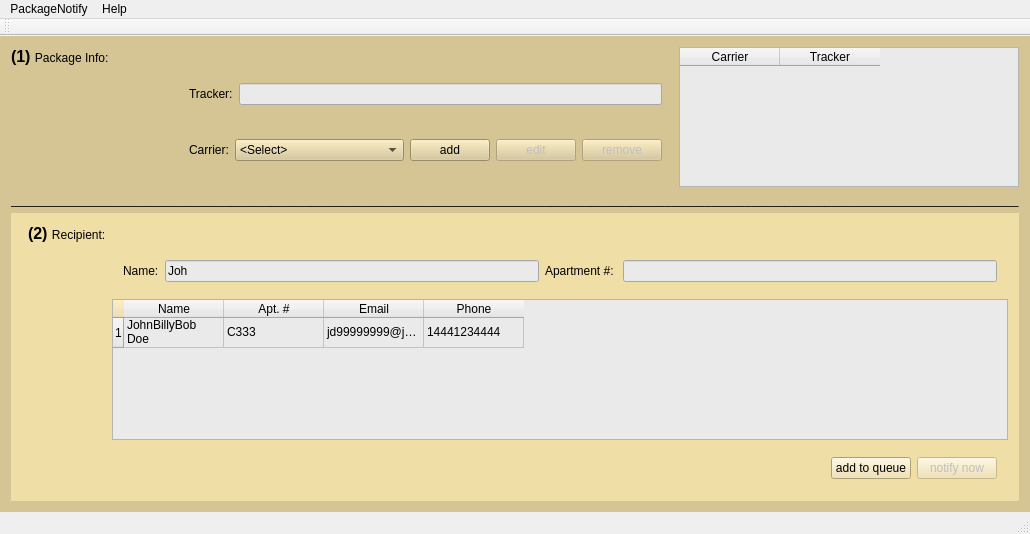
<?xml version="1.0" encoding="UTF-8"?>
<ui version="4.0">
 <class>MainWindow</class>
 <widget class="QMainWindow" name="MainWindow">
  <property name="geometry">
   <rect>
    <x>0</x>
    <y>0</y>
    <width>934</width>
    <height>534</height>
   </rect>
  </property>
  <property name="windowTitle">
   <string>Package Manager</string>
  </property>
  <property name="windowIcon">
   <iconset resource="Imgs.qrc">
    <normaloff>:/images/img/logo/icon.png</normaloff>:/images/img/logo/icon.png</iconset>
  </property>
  <widget class="QWidget" name="centralWidget">
   <property name="styleSheet">
    <string notr="true">background:rgb(213, 197, 148)</string>
   </property>
   <layout class="QGridLayout" name="gridLayout">
    <item row="4" column="2">
     <spacer name="verticalSpacer">
      <property name="orientation">
       <enum>Qt::Vertical</enum>
      </property>
      <property name="sizeHint" stdset="0">
       <size>
        <width>20</width>
        <height>40</height>
       </size>
      </property>
     </spacer>
    </item>
    <item row="5" column="0" colspan="5">
     <widget class="QLabel" name="label_7">
      <property name="text">
       <string>_______________________________________________________________________________________________________________________________________________________</string>
      </property>
     </widget>
    </item>
    <item row="3" column="1" colspan="3">
     <widget class="QWidget" name="widget" native="true">
      <layout class="QHBoxLayout" name="horizontalLayout" stretch="0,1,0,0,0">
       <item>
        <widget class="QLabel" name="label_3">
         <property name="text">
          <string>Carrier:</string>
         </property>
        </widget>
       </item>
       <item>
        <widget class="QComboBox" name="comboBox">
         <item>
          <property name="text">
           <string>&lt;Select&gt;</string>
          </property>
         </item>
        </widget>
       </item>
       <item>
        <widget class="QPushButton" name="pushButton">
         <property name="text">
          <string>add</string>
         </property>
        </widget>
       </item>
       <item>
        <widget class="QPushButton" name="pushButton_2">
         <property name="enabled">
          <bool>false</bool>
         </property>
         <property name="text">
          <string>edit</string>
         </property>
        </widget>
       </item>
       <item>
        <widget class="QPushButton" name="pushButton_3">
         <property name="enabled">
          <bool>false</bool>
         </property>
         <property name="text">
          <string>remove</string>
         </property>
        </widget>
       </item>
      </layout>
     </widget>
    </item>
    <item row="0" column="0">
     <widget class="QLabel" name="label">
      <property name="text">
       <string>&lt;html&gt;&lt;head/&gt;&lt;body&gt;&lt;p&gt;&lt;span style=&quot; font-size:12pt; font-weight:600;&quot;&gt;(1)   &lt;/span&gt;Package Info:&lt;/p&gt;&lt;/body&gt;&lt;/html&gt;</string>
      </property>
     </widget>
    </item>
    <item row="0" column="4" rowspan="5">
     <widget class="QTableWidget" name="tableWidget">
      <property name="maximumSize">
       <size>
        <width>340</width>
        <height>16777215</height>
       </size>
      </property>
      <property name="styleSheet">
       <string notr="true">background:rgb(234, 234, 234)</string>
      </property>
      <property name="dragDropOverwriteMode">
       <bool>false</bool>
      </property>
      <column>
       <property name="text">
        <string>Carrier</string>
       </property>
      </column>
      <column>
       <property name="text">
        <string>Tracker</string>
       </property>
      </column>
     </widget>
    </item>
    <item row="1" column="1" colspan="3">
     <widget class="QWidget" name="widget_4" native="true">
      <layout class="QHBoxLayout" name="horizontalLayout_4">
       <item>
        <widget class="QLabel" name="label_2">
         <property name="text">
          <string>Tracker:</string>
         </property>
        </widget>
       </item>
       <item>
        <widget class="QLineEdit" name="lineEdit">
         <property name="styleSheet">
          <string notr="true">background:rgb(234, 234, 234)</string>
         </property>
        </widget>
       </item>
      </layout>
     </widget>
    </item>
    <item row="7" column="0" colspan="5">
     <widget class="QWidget" name="widget_5" native="true">
      <property name="styleSheet">
       <string notr="true">background:rgb(240, 222, 167)</string>
      </property>
      <layout class="QGridLayout" name="gridLayout_2">
       <item row="3" column="0" colspan="3">
        <widget class="QWidget" name="widget_3" native="true">
         <layout class="QHBoxLayout" name="horizontalLayout_3">
          <item>
           <spacer name="horizontalSpacer">
            <property name="orientation">
             <enum>Qt::Horizontal</enum>
            </property>
            <property name="sizeHint" stdset="0">
             <size>
              <width>40</width>
              <height>20</height>
             </size>
            </property>
           </spacer>
          </item>
          <item>
           <widget class="QPushButton" name="pushButton_5">
            <property name="enabled">
             <bool>true</bool>
            </property>
            <property name="text">
             <string>add to queue</string>
            </property>
           </widget>
          </item>
          <item>
           <widget class="QPushButton" name="pushButton_4">
            <property name="enabled">
             <bool>false</bool>
            </property>
            <property name="text">
             <string>notify now</string>
            </property>
           </widget>
          </item>
         </layout>
        </widget>
       </item>
       <item row="1" column="2">
        <widget class="QWidget" name="widget_2" native="true">
         <layout class="QHBoxLayout" name="horizontalLayout_2">
          <item>
           <widget class="QLabel" name="label_4">
            <property name="text">
             <string>Name:</string>
            </property>
           </widget>
          </item>
          <item>
           <widget class="QLineEdit" name="lineEdit_2">
            <property name="styleSheet">
             <string notr="true">background:rgb(234, 234, 234)</string>
            </property>
            <property name="text">
             <string>Joh</string>
            </property>
           </widget>
          </item>
          <item>
           <widget class="QLabel" name="label_5">
            <property name="text">
             <string>Apartment #: </string>
            </property>
           </widget>
          </item>
          <item>
           <widget class="QLineEdit" name="lineEdit_3">
            <property name="styleSheet">
             <string notr="true">background:rgb(234, 234, 234)</string>
            </property>
           </widget>
          </item>
         </layout>
        </widget>
       </item>
       <item row="0" column="1">
        <widget class="QLabel" name="label_6">
         <property name="text">
          <string>&lt;html&gt;&lt;head/&gt;&lt;body&gt;&lt;p&gt;&lt;span style=&quot; font-size:12pt; font-weight:600;&quot;&gt;(2)   &lt;/span&gt;Recipient:&lt;/p&gt;&lt;/body&gt;&lt;/html&gt;</string>
         </property>
        </widget>
       </item>
       <item row="2" column="2">
        <widget class="QTableWidget" name="tableWidget_2">
         <property name="styleSheet">
          <string notr="true">background:rgb(234, 234, 234)</string>
         </property>
         <row>
          <property name="text">
           <string>1</string>
          </property>
         </row>
         <column>
          <property name="text">
           <string>Name</string>
          </property>
         </column>
         <column>
          <property name="text">
           <string>Apt. #</string>
          </property>
         </column>
         <column>
          <property name="text">
           <string>Email</string>
          </property>
         </column>
         <column>
          <property name="text">
           <string>Phone</string>
          </property>
         </column>
         <item row="0" column="0">
          <property name="text">
           <string>JohnBillyBob Doe</string>
          </property>
         </item>
         <item row="0" column="1">
          <property name="text">
           <string>C333</string>
          </property>
         </item>
         <item row="0" column="2">
          <property name="text">
           <string>jd99999999@jdemail.com</string>
          </property>
         </item>
         <item row="0" column="3">
          <property name="text">
           <string>14441234444</string>
          </property>
         </item>
        </widget>
       </item>
      </layout>
     </widget>
    </item>
   </layout>
  </widget>
  <widget class="QMenuBar" name="menuBar">
   <property name="geometry">
    <rect>
     <x>0</x>
     <y>0</y>
     <width>934</width>
     <height>27</height>
    </rect>
   </property>
   <widget class="QMenu" name="menuPackageNotify">
    <property name="title">
     <string>PackageNotify</string>
    </property>
    <addaction name="actionOpen_queue"/>
   </widget>
   <widget class="QMenu" name="menuHelp">
    <property name="title">
     <string>Help</string>
    </property>
    <addaction name="actionAbout"/>
    <addaction name="actionSetup"/>
   </widget>
   <addaction name="menuPackageNotify"/>
   <addaction name="menuHelp"/>
  </widget>
  <widget class="QToolBar" name="mainToolBar">
   <attribute name="toolBarArea">
    <enum>TopToolBarArea</enum>
   </attribute>
   <attribute name="toolBarBreak">
    <bool>false</bool>
   </attribute>
  </widget>
  <widget class="QStatusBar" name="statusBar"/>
  <action name="actionOpen_queue">
   <property name="text">
    <string>Open queue manager</string>
   </property>
  </action>
  <action name="actionAbout">
   <property name="text">
    <string>About</string>
   </property>
  </action>
  <action name="actionSetup">
   <property name="text">
    <string>Setup</string>
   </property>
  </action>
 </widget>
 <layoutdefault spacing="6" margin="11"/>
 <resources>
  <include location="Imgs.qrc"/>
 </resources>
 <connections>
  <connection>
   <sender>actionAbout</sender>
   <signal>triggered()</signal>
   <receiver>MainWindow</receiver>
   <slot>showAbout()</slot>
   <hints>
    <hint type="sourcelabel">
     <x>-1</x>
     <y>-1</y>
    </hint>
    <hint type="destinationlabel">
     <x>466</x>
     <y>266</y>
    </hint>
   </hints>
  </connection>
  <connection>
   <sender>actionSetup</sender>
   <signal>triggered()</signal>
   <receiver>MainWindow</receiver>
   <slot>showHelpSetup()</slot>
   <hints>
    <hint type="sourcelabel">
     <x>-1</x>
     <y>-1</y>
    </hint>
    <hint type="destinationlabel">
     <x>466</x>
     <y>266</y>
    </hint>
   </hints>
  </connection>
 </connections>
 <slots>
  <slot>showAbout()</slot>
  <slot>showHelpSetup()</slot>
 </slots>
</ui>
